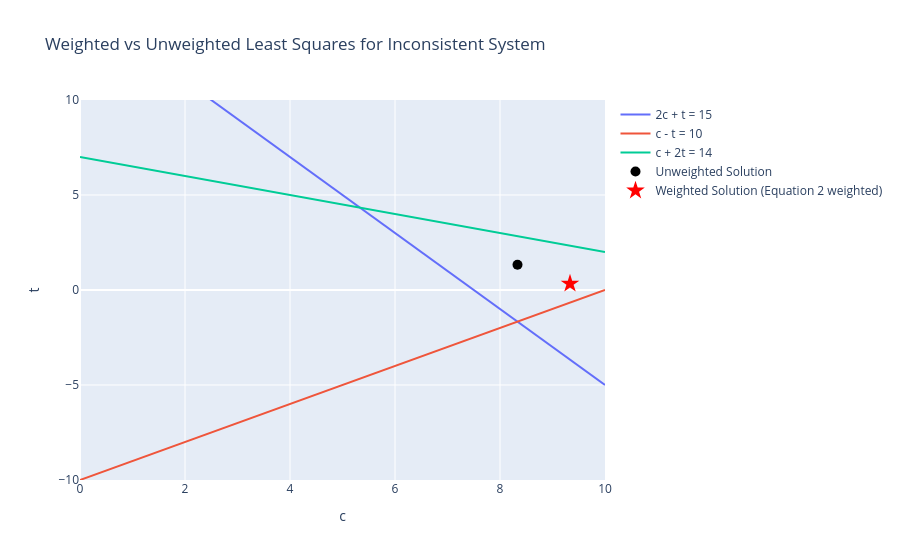

The notebook cell this image was saved under:
### Markdown cell above
## Introducing Weights

Jacobi (diagonal) preconditioning!

$$P^{-1} = \begin{bmatrix} W_{1} & 0 & 0 \\ 0 & W_{2} & 0 \\ 0 & 0 & W_{3} \end{bmatrix}$$

If we define $r_1, r_2, r_3$:

$$\begin{aligned}
2 c + t - 15 &= r_1 \\
c - t - 10 &= r_2 \\
c + 2 t - 14 &= r_3
\end{aligned} $$

We say the residuals can be *weighted*, i.e.: the least squares problem becomes,

$$ \text{Min}_{\mathbf{x}} \ \sum W_i^2 r_i^2 $$

Let's code it and see how applying this diagonal matrix shifts the least squares solution!

### Code cell
A = np.array([[2, 1], [1, -1], [1, 2]])
b = np.array([15, 10, 14])

Pi = np.diag([1, 2, 1])
print("Preconditioner / Weights Matrix:\n", Pi)
A_weighted = Pi @ A
b_weighted = Pi @ b

x_lsq, _, _, _ = np.linalg.lstsq(A_weighted, b_weighted, rcond=None)
print("\nWeighted Least Squares Solution (c, t):", x_lsq)

x_unweighted, _, _, _ = np.linalg.lstsq(A, b, rcond=None)
print("Unweighted Least Squares Solution (c, t):", x_unweighted)

# Prepare data for plotting
x_line = np.linspace(0, 10, 100)
y1 = 15 - 2*x_line
y2 = x_line - 10
y3 = (14 - x_line) / 2

# Plot the lines and the solutions
fig = go.Figure()
fig.add_trace(go.Scatter(x=x_line, y=y1, mode='lines', name='2c + t = 15'))
fig.add_trace(go.Scatter(x=x_line, y=y2, mode='lines', name='c - t = 10'))
fig.add_trace(go.Scatter(x=x_line, y=y3, mode='lines', name='c + 2t = 14'))

fig.add_trace(go.Scatter(x=[x_unweighted[0]], y=[x_unweighted[1]], mode='markers', 
                         marker=dict(size=10, color='black'), 
                         name='Unweighted Solution'))

fig.add_trace(go.Scatter(x=[x_lsq[0]], y=[x_lsq[1]], mode='markers', 
                         marker=dict(size=14, color='red', symbol='star'), 
                         name='Weighted Solution (Equation 2 weighted)'))

fig.update_layout(title='Weighted vs Unweighted Least Squares for Inconsistent System', 
                  xaxis_title='c', yaxis_title='t',
                  yaxis=dict(range=[-10, 10]))
fig.show()
